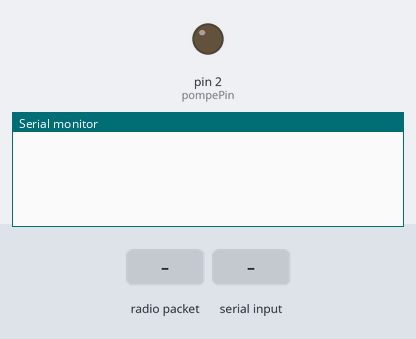
Bench run of a sketch on a simulated Arduino Uno, built with avr-gcc and run on an emulated ATmega328P. On the bench: output pins drawn as LEDs (lit = HIGH), the last lines printed to the serial monitor. The test bench sets the inputs (shaded band). No radio packets arrive unless stated.

Above: at 1.2 s.
1.3 s: radio packet "t" arrives
At 2.3 s:
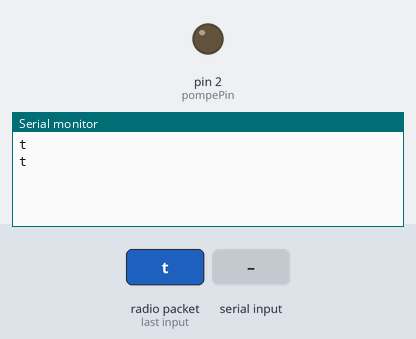
2.8 s: "t" received over Serial
At 3.4 s:
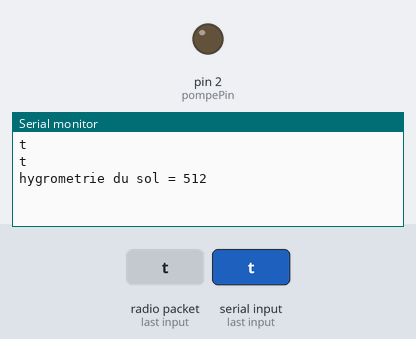
4.3 s: radio packet "1" arrives
At 5.8 s:
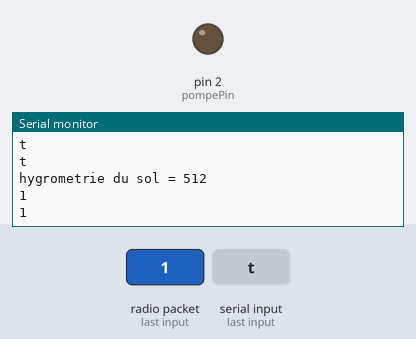

Measured:
- after the input at 1.3 s, the serial monitor: prints a new line at once (image 1)
- after the input at 2.8 s, the serial monitor: prints a new line at once (image 2)
- after the input at 4.3 s, the serial monitor: prints a new line at once (image 3)

The sketch:

emission_reception_vers_pompe.ino
```cpp
#include <VirtualWire.h> // On inclut la librairie VirtualWire

// Connect Vin to 3-5VDC
// Connect GND to ground
// Connect SCL to I2C clock pin (A5 on UNO)
// Connect SDA to I2C data pin (A4 on UNO)

const uint8_t tranceiverPin = 4;
const uint8_t receiverPin = 6;
const uint8_t pompePin = 2;
const int hygrometreSolPin = 3;

const uint32_t TRHSTEP   = 10000UL; // période de mesure

int hygrometrie_sol;


const char ordre_donner_humidite_sol[] = "donner_humidite_sol";
const char ordre_allumer_pompe[] = "allumer_pompe";
const char ordre_eteindre_pompe[] = "eteindre_pompe";

char string_allumage_pompe[] = "PA_";
char string_extinction_pompe[] = "PE_";
String prefix_hygrometrie_sol = "HS_";

const char string_verification_connexion[] = "connexion_bet";
const char string_message_recu[] = "message_recu";
const char string_succes_connexion[] = "connexion_bet_ok";
int octet_lu = 0;

void setup() {

  pinMode(pompePin, OUTPUT);
  Serial.begin(9600);
  vw_setup(1000);
  vw_set_tx_pin(tranceiverPin);
  vw_set_rx_pin(receiverPin);
  vw_rx_start();

}


void loop() {
  unsigned long curMillis = millis();          // Get current time
  //initialisation pour la réception

  uint8_t buf[VW_MAX_MESSAGE_LEN]; // Tableau qui va contenir le message recu (de taille maximum VW_MAX_MESSAGE_LEN)
  uint8_t buflen = VW_MAX_MESSAGE_LEN; // Taille maximum du buffer

  //message par defaut
  //char msg_received[];
  //Partie réception
  if(Serial.available() > 0)
    {
      octet_lu = Serial.read();
      if(octet_lu == 116 ) //116 <=> t
      {
        hygrometrie_sol = analogRead(hygrometreSolPin);
        Serial.print("hygrometrie du sol = " );    // impression du titre
        Serial.println(hygrometrie_sol);
      }
    }

  if (vw_have_message()) // Si on a un message dans le buffer
    {
        if (vw_get_message(buf, &buflen)) // Alors on récupère ce message qu'il soit entier ou pas
        {
          char msg_received[buflen];
          //Serial.print("RX : ");

          for (int i = 0; i < buflen; i++) // On affiche tout ce que l'on a
              {
                Serial.print(char(buf[i]));
                msg_received[i] = char(buf[i]);
              }
          Serial.println("");
          msg_received[buflen] = '\0';

         Serial.println(msg_received);


        //Partie émission
       if (strcmp(msg_received, ordre_allumer_pompe) == 0)
       {
          digitalWrite(pompePin, HIGH);
          Serial.println(string_allumage_pompe);
          vw_send((uint8_t *)string_allumage_pompe,strlen(string_allumage_pompe)); // On envoie le message
          vw_wait_tx();
         }
        else if(strcmp(msg_received,ordre_eteindre_pompe) == 0)
        {
          digitalWrite(pompePin, LOW);
          Serial.print(string_extinction_pompe);
          vw_send((uint8_t *)string_extinction_pompe, strlen(string_extinction_pompe));
          vw_wait_tx();
        }
        else if(strcmp(msg_received,ordre_donner_humidite_sol) == 0)
        {
          hygrometrie_sol = analogRead(hygrometreSolPin);
          Serial.print("hygrometrie du sol = " );    // impression du titre
          Serial.println(hygrometrie_sol);    // impression de la valeur mesurée


          char string_soil_humidity[10];
          getIntToCharArray(hygrometrie_sol, string_soil_humidity, prefix_hygrometrie_sol);
          //Serial.print(" Soil Humidity here : ");
          //Serial.println(string_soil_humidity);
          vw_send((uint8_t *)string_soil_humidity, strlen(string_soil_humidity));
          vw_wait_tx();
        }
        else if(strcmp(msg_received,string_verification_connexion) == 0)
        {
          Serial.println(string_message_recu);
          vw_send((uint8_t *)string_succes_connexion, strlen(string_succes_connexion));
          vw_wait_tx();
        }

      }
    }
}


void getIntToCharArray(int value, char* result, String prefix)
{
  getStringToCharArray(getIntToString(value, prefix), result);
}
void getFloatToCharArray(float value, char* result, String prefix)
{
  getStringToCharArray(getFloatToString(value, prefix), result);
}
void getStringToCharArray(String value, char * result)
{
  //char result[value.length()+1];
  value.toCharArray(result, value.length()+1);
}

String getFloatToString(float value, String prefix)
 {
  String result = "";
  result += prefix;
  result +=String(int(value))+"."+String(getDecimal(value));
  return result;
 }

 String getIntToString(int value, String prefix)
 {
  String result = "";
  result += prefix;
  result += String(int(value));
  return result;
 }
int getDecimal(float val)
{
  int intPart = int(val);
  int decPart = 1000*(val - intPart);
   if(decPart > 0) return decPart;
   else if (decPart < 0) return (-1)*decPart;
   else if (decPart = 0) return 00;
}

String addPrefix(String prefix, String measure)
{
  return prefix+measure;
}
```
